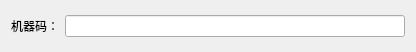
<?xml version="1.0" encoding="UTF-8"?>
<ui version="4.0">
 <class>jiqimaClass</class>
 <widget class="QWidget" name="jiqimaClass">
  <property name="geometry">
   <rect>
    <x>0</x>
    <y>0</y>
    <width>416</width>
    <height>52</height>
   </rect>
  </property>
  <property name="windowTitle">
   <string>把机器码复制给管理员，管理员给你激活码</string>
  </property>
  <layout class="QHBoxLayout" name="horizontalLayout">
   <item>
    <widget class="QLabel" name="label">
     <property name="text">
      <string>机器码：</string>
     </property>
    </widget>
   </item>
   <item>
    <widget class="QLineEdit" name="lineEdit">
     <property name="readOnly">
      <bool>true</bool>
     </property>
    </widget>
   </item>
  </layout>
 </widget>
 <layoutdefault spacing="6" margin="11"/>
 <resources>
  <include location="jiqima.qrc"/>
 </resources>
 <connections/>
</ui>
